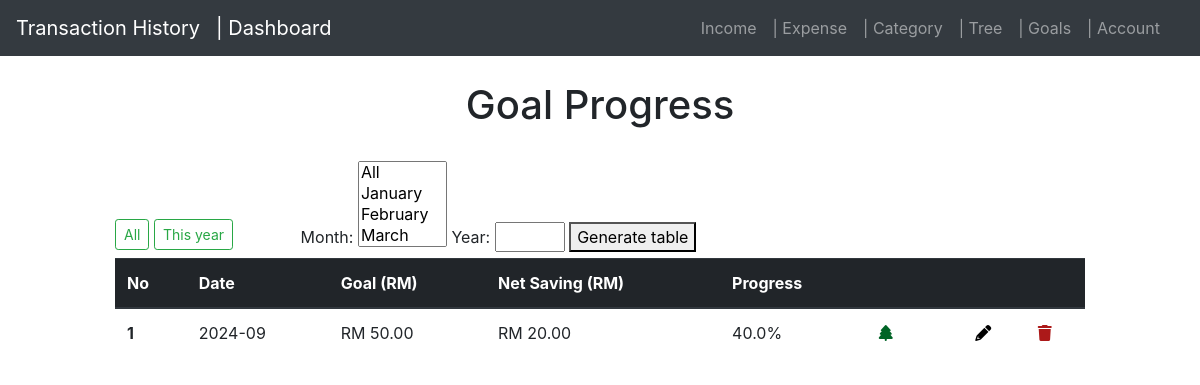
/compare (signed in), run on the app's committed database.
### application/models.py (models this page shows, shortened)
class goal(db.Model):
    id = db.Column(db.Integer, primary_key=True)
    amount = db.Column(db.Double, nullable=False)
    month = db.Column(db.String(30),nullable=False)
    year = db.Column(db.Integer, nullable=False)
    user_id = db.Column(db.Integer, db.ForeignKey('user.id'), nullable=False)

### application/routes.py (the view)
@app.route('/compare', methods=['GET', 'POST'])
@login_required
def compare():
    goall = goal.query.filter_by(user_id=current_user.id).all()
    net_query = db.session.query(
        func.sum(net.amount).label('total'),
        func.strftime('%Y-%m', net.date).label('month_year')
    ).filter_by(user_id=current_user.id).group_by(func.strftime('%Y-%m', net.date)).all()
    net_dict = {result.month_year: result.total for result in net_query}
    amounts = []
    for goal_entry in goall:
        month_year = f'{goal_entry.year}-{int(goal_entry.month):02d}'
        net_amount = net_dict.get(month_year, 0)
        if goal_entry.amount == 0 :
            progress = 0
        else:  # Avoid division by zero
            progress = ( net_amount / goal_entry.amount) * 100
            progress = min(progress, 100)  # Cap progress at 100%
        amounts.append({
            'id':goal_entry.id,
            'month_year': month_year,
            'goal': goal_entry.amount,
            'net': net_amount,
            'progress' :progress
        })
        amounts.sort(key=lambda x: x['month_year'], reverse=True)
    return render_template('goal.html', amounts=amounts)

### application/routes.py (called while the page is built)
@login_manager.user_loader
def load_user(user_id):
    return User.query.get(int(user_id))

### application/templates/goal.html (shortened to what this page needs)
{% extends 'layout.html' %}
{% block content %}
<head>
    <link rel="stylesheet" href="https://cdnjs.cloudflare.com/ajax/libs/font-awesome/6.0.0-beta3/css/all.min.css">
</head>
<div class="col-sm-10 ml-auto mr-auto ">
    <center>
     <H1>Goal Progress</H1>
    </center>
    <br>
    <div class="column is-one-third is-offset-one-third">
        <form hx-post="/search_year_month" hx-target="#results" hx-swap="innerHTML">
            <row>
                <button type='button' class="btn btn-outline-success btn-sm mb-2"hx-get="/all_goaltable" hx-target="#results">All</button>
                <button type='button' class="btn btn-outline-success btn-sm mb-2" hx-get="/this_year_goaltable" hx-target="#results">This year</button></row>
                <label for="month">Month:</label>
                <select name="month" id="month" multiple>
                    <option value="13">All</option>
                    <option value="1">January</option>
                    <option value="2">February</option>
                    <option value="3">March</option>
                    <option value="4">April</option>
                </select>
                <label for="year">Year:</label>
                <input type="number" id="year" name="year" class="input is-small", style="width: 70px;" required>
                <button type="submit" class="input is-small">Generate table</button>
        </form>
    </div>
    <table class="table">
        <thead class="thead-dark">
            <tr>
                <th scope="col">No</th>
                <th scope="col">Date</th>
                <th scope="col">Goal (RM)</th>
                <th scope="col">Net Saving (RM)</th>
                <th scope="col">Progress</th>
                <th scope="col"></th>
                <th scope="col"></th>
                <th scope="col"></th>
                <th scope="col"></th>
            </tr>
        </thead>
        <tbody id="results">
            {% if amounts %}
                {% for entry in amounts %}
                        <tr>
                            <th scope="row">{{loop.index}}</th>
                            <td>{{entry.month_year}}</td>
                            <td class="amount-field">RM {{ "{:.2f}".format(entry.goal) }}</td>
                            <td class="amount-field">RM {{ "{:.2f}".format(entry.net) }}</td>
                            {% if entry.progress < 0 %}
                                <td><span style="color: rgb(223, 20, 20);">{{ entry.progress | round(2) }}%</span></td>
                            {% elif entry.progress == 100 %}
                                <td><span style="color: rgb(0, 100, 38);">{{ entry.progress | round(2) }}%</span></td>
                            {% else %}
                                <td>{{ entry.progress | round(2) }}%</td>
                            {% endif %}
                            <td>
                                <a hx-get="{{ url_for('tree_goal', entry_id=entry.id, entry_net= entry.net) }}" hx-target="#goal-image-section" hx-swap="innerHTML">
                                    <i class="fa-solid fa-tree" style="color: rgb(0, 100, 38);"></i>
                                </a>
                            </td>
                            <td></td><td><a href="{{ url_for('edit_goal', entry_id=entry.id) }}"  class="edit" title="Edit" data-toggle="tooltip" id="1"><i class="fa fa-pencil" style="color: rgb(0, 0, 0);"></i></a></td>
                            <td><a href="{{ url_for('delete_goal', entry_id=entry.id ) }}" class="delete" title="Delete" data-toggle="tooltip" id="1"><i class="fa-solid fa-trash" style="color: rgb(172, 25, 25);"></i></a></td>
                        </tr>
                {% endfor %}
            {% else %}
                <tr>
                    <td colspan="4">No goals found. Let's set a goal.</td>
                </tr>
            {% endif %}
        </tbody>
    </table>
</div>
{% endblock %}

### data on the page
goal: month_year "2024-09", goal "50.00", net "20.00", progress "40.0"
